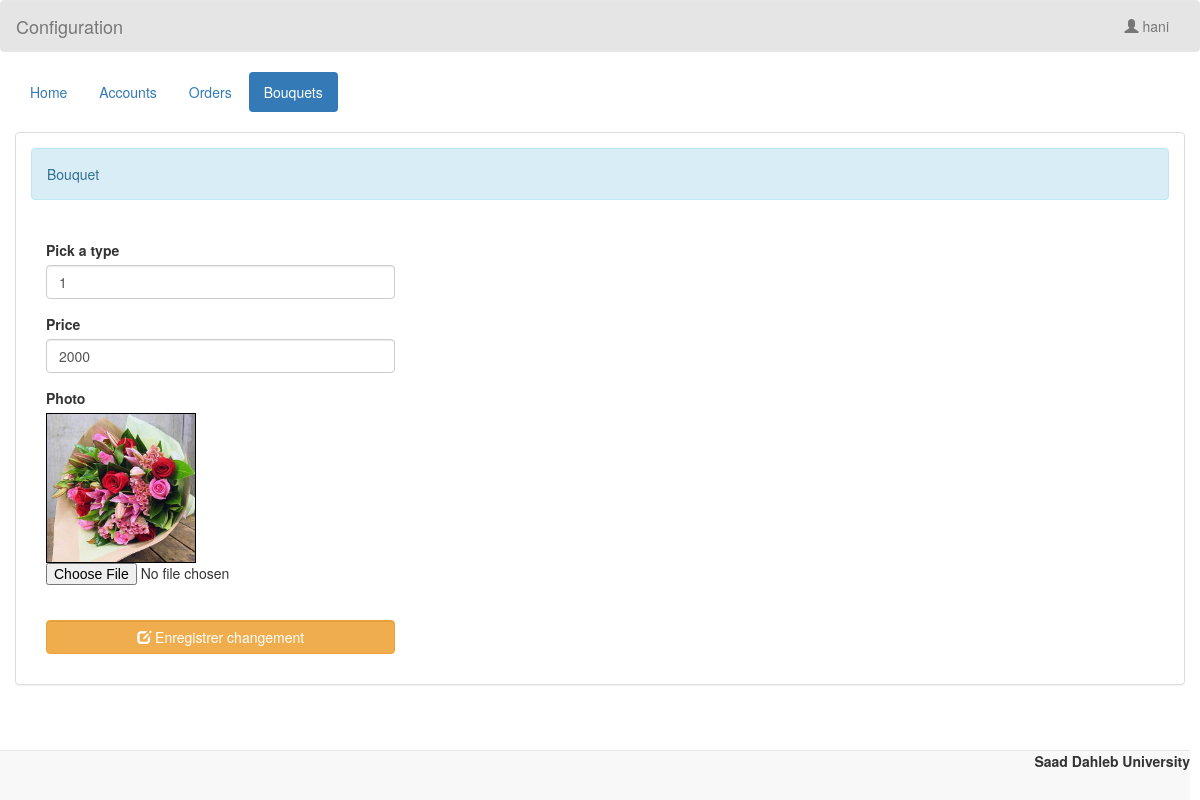
Screenshot of /admin/edit_room.php?room_id=29 (signed in) with the database file from the repository.
### tables this page shows
CREATE TABLE `room` (
  `room_id` int(11) NOT NULL,
  `room_type` varchar(50) NOT NULL,
  `cat` varchar(50) NOT NULL,
  `price` varchar(11) NOT NULL,
  `photo` varchar(100) NOT NULL
);

### admin/name.php (called while the page is built)
<?php
	require 'connect.php';
	$query = $conn->query("SELECT * FROM `admin` WHERE `admin_id` = '$_SESSION[admin_id]'") or die(mysqli_error());
	$fetch = $query->fetch_array();
	$name = $fetch['name'];
?>

### admin/edit_room.php (the view, shortened to what this page needs)
<!DOCTYPE html>
<?php
	require 'name.php';
?>
<html lang = "en">
	<head>
		<link rel = "stylesheet" type = "text/css" href = "../css/bootstrap.css " />
		<link rel = "stylesheet" type = "text/css" href = "../css/style.css" />
	</head>
<body>
	<nav style = "background-color:rgba(0, 0, 0, 0.1);" class = "navbar navbar-default">
		<div  class = "container-fluid">
			<div class = "navbar-header">
				<a class = "navbar-brand" >Configuration</a>
			</div>
			<ul class = "nav navbar-nav pull-right ">
				<li class = "dropdown">
					<a class="dropdown-toggle" data-toggle="dropdown" role="button" aria-haspopup="true" aria-expanded="false"><i class = "glyphicon glyphicon-user"></i> <?php echo $name;?></a>
				</li>
			</ul>
		</div>
	</nav>
	<div class = "container-fluid">
		<ul class = "nav nav-pills">
			<li><a href = "home.php">Home</a></li>
			<li><a href = "account.php">Accounts</a></li>
			<li><a href = "reserve.php">Orders</a></li>
			<li class = "active"><a href = "room.php">Bouquets</a></li>
		</ul>
	</div>
	<br />
	<div class = "container-fluid">
		<div class = "panel panel-default">
			<div class = "panel-body">
				<div class = "alert alert-info">Bouquet</div>
				<br />
				<div class = "col-md-4">
					<?php
						$query = $conn->query("SELECT * FROM `room` WHERE `room_id` = '$_REQUEST[room_id]'") or die(mysqli_error());
						$fetch = $query->fetch_array();
					?>
					<form method = "POST" enctype = "multipart/form-data">
						<div class = "form-group">
							<label>Pick a type</label>
									<input type = "text" class = "form-control" value = "<?php echo $fetch['room_type']?>" name = "room_type" />
						</div>
						<div class = "form-group">
							<label>Price</label>
							<input type = "number" min = "0" max = "999999999" value = "<?php echo $fetch['price']?>" class = "form-control" name = "price" />
						</div>
						<div class = "form-group">
							<label>Photo </label>
							<div id = "preview" style = "width:150px; height :150px; border:1px solid #000;">
								<img src = "../photo/<?php echo $fetch['photo']?>" id = "lbl" width = "100%" height = "100%"/>
							</div>
							<input type = "file" required = "required" id = "photo" name = "photo" />
						</div>
						<br />
						<div class = "form-group">
							<button name = "edit_room" class = "btn btn-warning form-control"><i class = "glyphicon glyphicon-edit"></i> Enregistrer changement</button>
						</div>
					</form>
				</div>
			</div>
		</div>
	</div>
	<br />
	<br />
	<div style = "text-align:right; margin-right:10px;" class = "navbar navbar-default navbar-fixed-bottom">
		<label>Saad Dahleb University</label>
	</div>
</body>
</html>

### rows the page displays
room: room_type "1", price "2000", photo (picture)

### other values shown
$name "hani"
